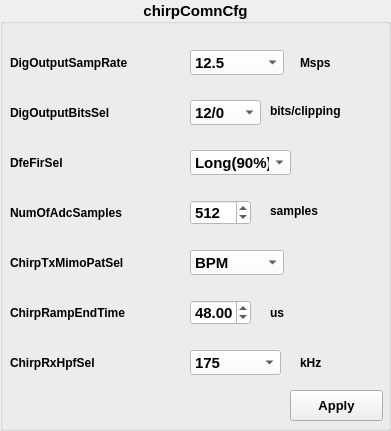
             <widget class="QGroupBox" name="CHIRPCOMNCFG_GROUP">
              <property name="geometry">
               <rect>
                <x>30</x>
                <y>300</y>
                <width>391</width>
                <height>431</height>
               </rect>
              </property>
              <property name="font">
               <font>
                <family>Tahoma</family>
                <pointsize>11</pointsize>
                <weight>75</weight>
                <bold>true</bold>
               </font>
              </property>
              <property name="styleSheet">
               <string notr="true"/>
              </property>
              <property name="title">
               <string>chirpComnCfg</string>
              </property>
              <property name="alignment">
               <set>Qt::AlignCenter</set>
              </property>
              <widget class="QLabel" name="DigOutputSampRate">
               <property name="geometry">
                <rect>
                 <x>10</x>
                 <y>50</y>
                 <width>161</width>
                 <height>25</height>
                </rect>
               </property>
               <property name="font">
                <font>
                 <family>Tahoma</family>
                 <pointsize>9</pointsize>
                 <weight>75</weight>
                 <bold>true</bold>
                </font>
               </property>
               <property name="text">
                <string>DigOutputSampRate</string>
               </property>
               <property name="alignment">
                <set>Qt::AlignLeading|Qt::AlignLeft|Qt::AlignVCenter</set>
               </property>
              </widget>
              <widget class="QLabel" name="DigOutputBitsSel">
               <property name="geometry">
                <rect>
                 <x>10</x>
                 <y>100</y>
                 <width>141</width>
                 <height>25</height>
                </rect>
               </property>
               <property name="font">
                <font>
                 <family>Tahoma</family>
                 <pointsize>9</pointsize>
                 <weight>75</weight>
                 <bold>true</bold>
                </font>
               </property>
               <property name="text">
                <string>DigOutputBitsSel</string>
               </property>
               <property name="alignment">
                <set>Qt::AlignLeading|Qt::AlignLeft|Qt::AlignVCenter</set>
               </property>
              </widget>
              <widget class="QLabel" name="DfeFirSel">
               <property name="geometry">
                <rect>
                 <x>10</x>
                 <y>150</y>
                 <width>141</width>
                 <height>25</height>
                </rect>
               </property>
               <property name="font">
                <font>
                 <family>Tahoma</family>
                 <pointsize>9</pointsize>
                 <weight>75</weight>
                 <bold>true</bold>
                </font>
               </property>
               <property name="text">
                <string>DfeFirSel</string>
               </property>
               <property name="alignment">
                <set>Qt::AlignLeading|Qt::AlignLeft|Qt::AlignVCenter</set>
               </property>
              </widget>
              <widget class="QLabel" name="NumOfAdcSamples">
               <property name="geometry">
                <rect>
                 <x>10</x>
                 <y>200</y>
                 <width>161</width>
                 <height>25</height>
                </rect>
               </property>
               <property name="font">
                <font>
                 <family>Tahoma</family>
                 <pointsize>9</pointsize>
                 <weight>75</weight>
                 <bold>true</bold>
                </font>
               </property>
               <property name="text">
                <string>NumOfAdcSamples</string>
               </property>
               <property name="alignment">
                <set>Qt::AlignLeading|Qt::AlignLeft|Qt::AlignVCenter</set>
               </property>
              </widget>
              <widget class="QLabel" name="ChirpTxMimoPatSel">
               <property name="geometry">
                <rect>
                 <x>10</x>
                 <y>250</y>
                 <width>161</width>
                 <height>25</height>
                </rect>
               </property>
               <property name="font">
                <font>
                 <family>Tahoma</family>
                 <pointsize>9</pointsize>
                 <weight>75</weight>
                 <bold>true</bold>
                </font>
               </property>
               <property name="text">
                <string>ChirpTxMimoPatSel</string>
               </property>
               <property name="alignment">
                <set>Qt::AlignLeading|Qt::AlignLeft|Qt::AlignVCenter</set>
               </property>
              </widget>
              <widget class="QLabel" name="ChirpRampEndTime">
               <property name="geometry">
                <rect>
                 <x>10</x>
                 <y>300</y>
                 <width>161</width>
                 <height>25</height>
                </rect>
               </property>
               <property name="font">
                <font>
                 <family>Tahoma</family>
                 <pointsize>9</pointsize>
                 <weight>75</weight>
                 <bold>true</bold>
                </font>
               </property>
               <property name="text">
                <string>ChirpRampEndTime</string>
               </property>
               <property name="alignment">
                <set>Qt::AlignLeading|Qt::AlignLeft|Qt::AlignVCenter</set>
               </property>
              </widget>
              <widget class="QLabel" name="ChirpRxHpfSel">
               <property name="geometry">
                <rect>
                 <x>10</x>
                 <y>350</y>
                 <width>161</width>
                 <height>25</height>
                </rect>
               </property>
               <property name="font">
                <font>
                 <family>Tahoma</family>
                 <pointsize>9</pointsize>
                 <weight>75</weight>
                 <bold>true</bold>
                </font>
               </property>
               <property name="text">
                <string>ChirpRxHpfSel</string>
               </property>
               <property name="alignment">
                <set>Qt::AlignLeading|Qt::AlignLeft|Qt::AlignVCenter</set>
               </property>
              </widget>
              <widget class="QSpinBox" name="SPINBOX_NumOfAdcSamples3">
               <property name="geometry">
                <rect>
                 <x>190</x>
                 <y>200</y>
                 <width>61</width>
                 <height>25</height>
                </rect>
               </property>
               <property name="styleSheet">
                <string notr="true">background-color: rgb(255, 255, 255);</string>
               </property>
               <property name="maximum">
                <number>9999</number>
               </property>
               <property name="value">
                <number>512</number>
               </property>
              </widget>
              <widget class="QDoubleSpinBox" name="DSPINBOX_ChirpRampEndTime5">
               <property name="geometry">
                <rect>
                 <x>190</x>
                 <y>300</y>
                 <width>61</width>
                 <height>25</height>
                </rect>
               </property>
               <property name="styleSheet">
                <string notr="true">background-color: rgb(255, 255, 255);</string>
               </property>
               <property name="value">
                <double>48.000000000000000</double>
               </property>
              </widget>
              <widget class="QComboBox" name="CMBB_DigOutputSampRate0">
               <property name="geometry">
                <rect>
                 <x>190</x>
                 <y>50</y>
                 <width>94</width>
                 <height>25</height>
                </rect>
               </property>
               <property name="mouseTracking">
                <bool>false</bool>
               </property>
               <property name="styleSheet">
                <string notr="true">background-color: rgb(255, 255, 255);</string>
               </property>
               <property name="currentText">
                <string>12.5</string>
               </property>
               <property name="currentIndex">
                <number>12</number>
               </property>
               <item>
                <property name="text">
                 <string>1</string>
                </property>
               </item>
               <item>
                <property name="text">
                 <string>1.25</string>
                </property>
               </item>
               <item>
                <property name="text">
                 <string>1.5625</string>
                </property>
               </item>
               <item>
                <property name="text">
                 <string>2</string>
                </property>
               </item>
               <item>
                <property name="text">
                 <string>2.5</string>
                </property>
               </item>
               <item>
                <property name="text">
                 <string>3.125</string>
                </property>
               </item>
               <item>
                <property name="text">
                 <string>4</string>
                </property>
               </item>
               <item>
                <property name="text">
                 <string>5</string>
                </property>
               </item>
               <item>
                <property name="text">
                 <string>6.25</string>
                </property>
               </item>
               <item>
                <property name="text">
                 <string>8.33</string>
                </property>
               </item>
               <item>
                <property name="text">
                 <string>10</string>
                </property>
               </item>
               <item>
                <property name="text">
                 <string>11.11</string>
                </property>
               </item>
               <item>
                <property name="text">
                 <string>12.5</string>
                </property>
               </item>
              </widget>
              <widget class="QLabel" name="unit_1">
               <property name="geometry">
                <rect>
                 <x>300</x>
                 <y>50</y>
                 <width>51</width>
                 <height>25</height>
                </rect>
               </property>
               <property name="font">
                <font>
                 <family>Tahoma</family>
                 <pointsize>9</pointsize>
                 <weight>75</weight>
                 <bold>true</bold>
                </font>
               </property>
               <property name="text">
                <string>Msps</string>
               </property>
               <property name="alignment">
                <set>Qt::AlignLeading|Qt::AlignLeft|Qt::AlignVCenter</set>
               </property>
              </widget>
              <widget class="QLabel" name="unit_2">
               <property name="geometry">
                <rect>
                 <x>270</x>
                 <y>300</y>
                 <width>51</width>
                 <height>25</height>
                </rect>
               </property>
               <property name="font">
                <font>
                 <family>Tahoma</family>
                 <pointsize>9</pointsize>
                 <weight>75</weight>
                 <bold>true</bold>
                </font>
               </property>
               <property name="text">
                <string>us</string>
               </property>
               <property name="alignment">
                <set>Qt::AlignLeading|Qt::AlignLeft|Qt::AlignVCenter</set>
               </property>
              </widget>
              <widget class="QPushButton" name="BUTTON_CHIRPCOMNCFG">
               <property name="geometry">
                <rect>
                 <x>290</x>
                 <y>390</y>
                 <width>93</width>
                 <height>31</height>
                </rect>
               </property>
               <property name="font">
                <font>
                 <family>Tahoma</family>
                 <pointsize>10</pointsize>
                 <weight>75</weight>
                 <bold>true</bold>
                </font>
               </property>
               <property name="text">
                <string>Apply</string>
               </property>
              </widget>
              <widget class="QComboBox" name="CMBB_ChirpTxMimoPatSel4">
               <property name="geometry">
                <rect>
                 <x>190</x>
                 <y>250</y>
                 <width>94</width>
                 <height>25</height>
                </rect>
               </property>
               <property name="mouseTracking">
                <bool>false</bool>
               </property>
               <property name="styleSheet">
                <string notr="true">background-color: rgb(255, 255, 255);</string>
               </property>
               <property name="currentText">
                <string>BPM</string>
               </property>
               <property name="currentIndex">
                <number>2</number>
               </property>
               <item>
                <property name="text">
                 <string>Disabled</string>
                </property>
               </item>
               <item>
                <property name="text">
                 <string>TDMA</string>
                </property>
               </item>
               <item>
                <property name="text">
                 <string>BPM</string>
                </property>
               </item>
              </widget>
              <widget class="QComboBox" name="CMBB_DigOutputBitsSel1">
               <property name="geometry">
                <rect>
                 <x>190</x>
                 <y>100</y>
                 <width>71</width>
                 <height>25</height>
                </rect>
               </property>
               <property name="mouseTracking">
                <bool>false</bool>
               </property>
               <property name="styleSheet">
                <string notr="true">background-color: rgb(255, 255, 255);</string>
               </property>
               <property name="currentText">
                <string>12/0</string>
               </property>
               <property name="currentIndex">
                <number>0</number>
               </property>
               <item>
                <property name="text">
                 <string>12/0</string>
                </property>
               </item>
               <item>
                <property name="text">
                 <string>12/1</string>
                </property>
               </item>
               <item>
                <property name="text">
                 <string>12/2</string>
                </property>
               </item>
               <item>
                <property name="text">
                 <string>12/3</string>
                </property>
               </item>
               <item>
                <property name="text">
                 <string>12/4</string>
                </property>
               </item>
               <item>
                <property name="text">
                 <string>16/0</string>
                </property>
               </item>
              </widget>
              <widget class="QLabel" name="unit_9">
               <property name="geometry">
                <rect>
                 <x>270</x>
                 <y>90</y>
                 <width>101</width>
                 <height>41</height>
                </rect>
               </property>
               <property name="font">
                <font>
                 <family>Tahoma</family>
                 <pointsize>9</pointsize>
                 <weight>75</weight>
                 <bold>true</bold>
                </font>
               </property>
               <property name="text">
                <string>bits/clipping</string>
               </property>
               <property name="alignment">
                <set>Qt::AlignLeading|Qt::AlignLeft|Qt::AlignVCenter</set>
               </property>
              </widget>
              <widget class="QComboBox" name="CMBB_DfeFirSel2">
               <property name="geometry">
                <rect>
                 <x>190</x>
                 <y>150</y>
                 <width>101</width>
                 <height>25</height>
                </rect>
               </property>
               <property name="mouseTracking">
                <bool>false</bool>
               </property>
               <property name="styleSheet">
                <string notr="true">background-color: rgb(255, 255, 255);</string>
               </property>
               <property name="currentText">
                <string>Long(90%)</string>
               </property>
               <property name="currentIndex">
                <number>0</number>
               </property>
               <item>
                <property name="text">
                 <string>Long(90%)</string>
                </property>
               </item>
               <item>
                <property name="text">
                 <string>Short(80%)</string>
                </property>
               </item>
              </widget>
              <widget class="QComboBox" name="CMBB_ChirpRxHpfSel6">
               <property name="geometry">
                <rect>
                 <x>190</x>
                 <y>350</y>
                 <width>91</width>
                 <height>25</height>
                </rect>
               </property>
               <property name="mouseTracking">
                <bool>false</bool>
               </property>
               <property name="styleSheet">
                <string notr="true">background-color: rgb(255, 255, 255);</string>
               </property>
               <property name="currentText">
                <string>175</string>
               </property>
               <property name="currentIndex">
                <number>0</number>
               </property>
               <item>
                <property name="text">
                 <string>175</string>
                </property>
               </item>
               <item>
                <property name="text">
                 <string>350</string>
                </property>
               </item>
               <item>
                <property name="text">
                 <string>700</string>
                </property>
               </item>
               <item>
                <property name="text">
                 <string>1400</string>
                </property>
               </item>
              </widget>
              <widget class="QLabel" name="unit_10">
               <property name="geometry">
                <rect>
                 <x>300</x>
                 <y>350</y>
                 <width>51</width>
                 <height>25</height>
                </rect>
               </property>
               <property name="font">
                <font>
                 <family>Tahoma</family>
                 <pointsize>9</pointsize>
                 <weight>75</weight>
                 <bold>true</bold>
                </font>
               </property>
               <property name="text">
                <string>kHz</string>
               </property>
               <property name="alignment">
                <set>Qt::AlignLeading|Qt::AlignLeft|Qt::AlignVCenter</set>
               </property>
              </widget>
              <widget class="QLabel" name="unit_11">
               <property name="geometry">
                <rect>
                 <x>270</x>
                 <y>190</y>
                 <width>81</width>
                 <height>41</height>
                </rect>
               </property>
               <property name="font">
                <font>
                 <family>Tahoma</family>
                 <pointsize>9</pointsize>
                 <weight>75</weight>
                 <bold>true</bold>
                </font>
               </property>
               <property name="text">
                <string>samples</string>
               </property>
               <property name="alignment">
                <set>Qt::AlignLeading|Qt::AlignLeft|Qt::AlignVCenter</set>
               </property>
              </widget>
             </widget>
